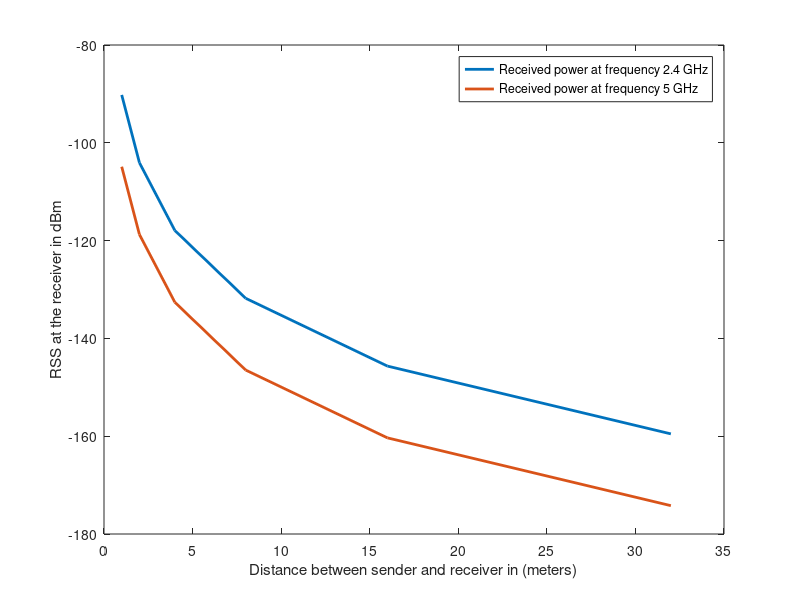

Here is the MATLAB script that generated this plot:
clc;clear all;close all
freq_vec = [2.4,5].*1e9;  % frequency vector 
Pt = 0;  % transimtted power 1 mW and 0 dBm
Gt = 1; % Gain of transimitted antenna
Gr = 1; % Gain of receiving antenna
L = 1; % System loss
c = 3e8; % light speed
power_at_2 = zeros(1,6); % result due to the frequency 2.4 GHz and distance will be saved here
power_at_5 = zeros(1,6); % result due to the frequency 5 GHz and distance will be saved here
for freq = 1:2
    lamda = c / freq_vec(freq);  % wavelength = lightspeed / frequency
    for dist = 0:5
        distance = 2^dist;
        received_power = Pt + Gt + Gr + 20*log(lamda)-20*log(4*pi*distance)-10*log(L);
        if freq == 1
            power_at_2(dist+1) = received_power;
        else
            power_at_5(dist+1) = received_power;
        end
    end
end
plot(2.^(0:5),power_at_2,'linewidth',2);
xlabel('Distance between sender and receiver in (meters)')
hold on
plot(2.^(0:5),power_at_5,'linewidth',2);
ylabel('RSS at the receiver in dBm')
legend('Received power at frequency 2.4 GHz','Received power at frequency 5 GHz');